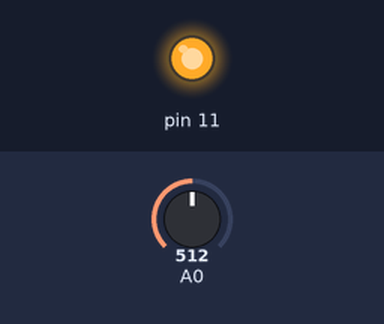
Bench run of a sketch on a simulated Arduino Uno, built with avr-gcc and run on an emulated ATmega328P. Shown: output pins drawn as LEDs (lit = HIGH). The test bench sets the inputs (shaded band); at power-on: A0 = 512. What the sketch prints to the serial monitor is not drawn.

Above: at 0.1 s.
Timing chart, 0 to 1.6 s (numbered marks = the images above):
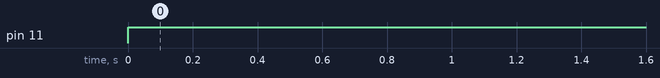

Measured:
- by itself, pin 11: LOW → HIGH at 0.00 s

The sketch:

AudiFrequencyControl.ino
```cpp
int d = 1000;
int hz = 500;
void setup() {
  // put your setup code here, to run once:
  pinMode(14, INPUT);
  pinMode(11, OUTPUT);
  Serial.begin(9600);
}

void loop() {
  // put your main code here, to run repeatedly:

  Serial.println(hz);
  hz = analogRead(14) * analogRead(14);
  digitalWrite(11, HIGH);
  delay(d / hz);
  digitalWrite(11, LOW);
  delay(d / hz);

}
```
